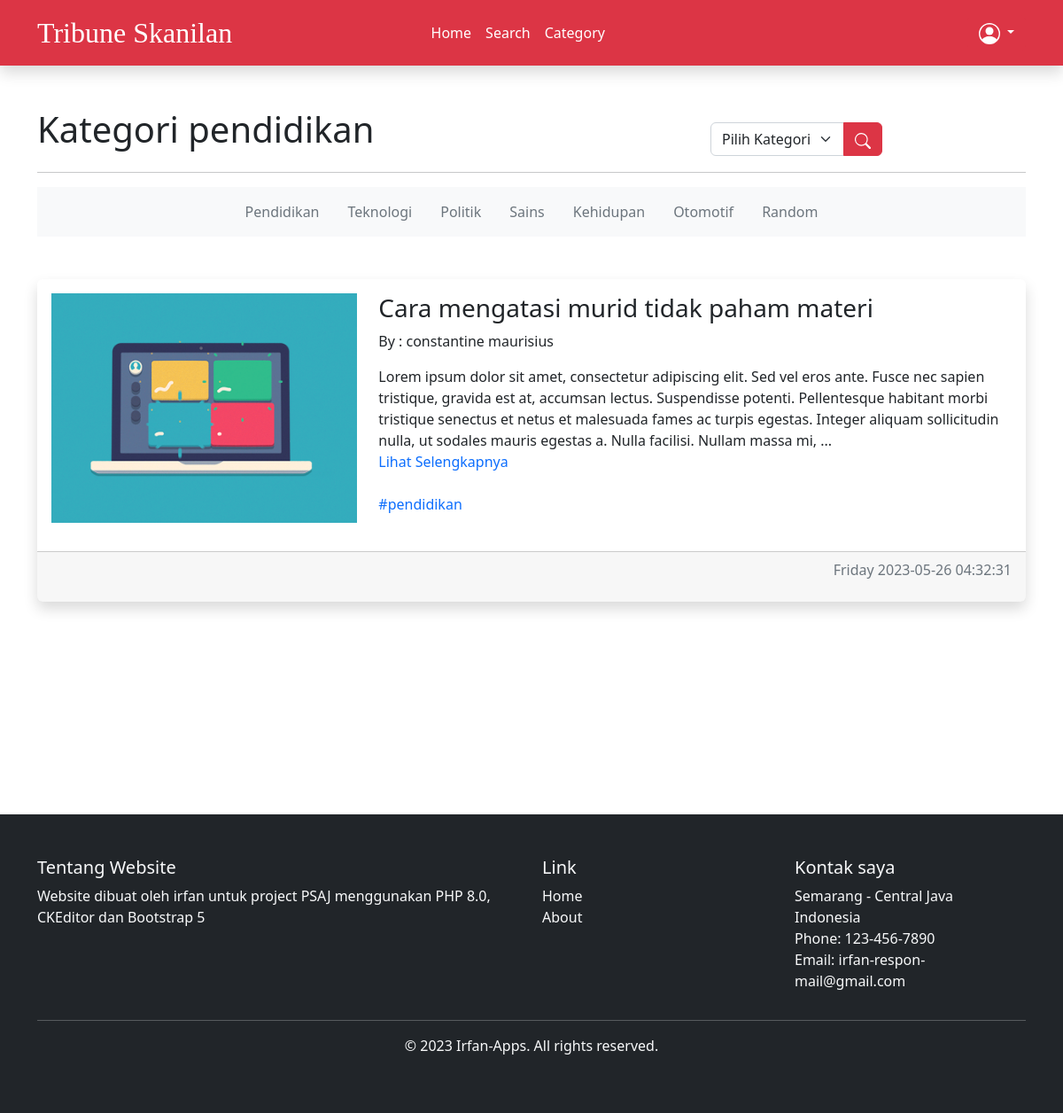
The page /category.php?kategori=pendidikan on the database its author committed.
### tables this page shows
CREATE TABLE `posts` (
  `id_post` int NOT NULL,
  `author` varchar(100) DEFAULT NULL,
  `isi` text,
  `gambar` varchar(255) DEFAULT NULL,
  `waktu` date DEFAULT NULL,
  `created_at` timestamp NULL DEFAULT CURRENT_TIMESTAMP,
  `judul` varchar(255) NOT NULL,
  `kategori` enum('pendidikan','teknologi','politik','kehidupan','otomotif','sains','random') NOT NULL DEFAULT 'random'
);

### category.php (the view, shortened to what this page needs)
<!DOCTYPE html>
<html lang="en">
<head>
  <?php require_once 'components/header.php' ?>
</head>
<body>
  <?php include 'components/navbar.php' ?>
  <div class="container my-5">
    <section class="mb-3">
      <div class="row">
        <div class="col-md-8">
          <div class="news">
            <?php if (isset($_GET['kategori'])) { ?>
              <div class="news">
                <h1>Kategori <?php echo $_GET['kategori']; ?></h1>
              </div>
            <?php } else { ?>
              <div class="news">
                <h1>Kategori Search</h1>
              </div>
            <?php } ?>
          </div>
        </div>
        <div class="col-md-4">
          <div class="input-group d-flex pt-3">
            <form action="" method="GET">
              <div class="input-group">
                <select class="form-select" name="kategori">
                  <option value="">Pilih Kategori</option>
                </select>
                <button class="btn btn-danger" type="submit">
                  <span>
                  </span>
                </button>
              </div>
            </form>
          </div>
        </div>
      </div>
      <hr>
      <ul class="nav justify-content-center bg-light py-2 mb-5">
        <li class="nav-item">
          <a class="nav-link  text-muted" href="category.php?kategori=pendidikan">Pendidikan</a>
        </li>
        <li class="nav-item">
          <a class="nav-link  text-muted" href="category.php?kategori=teknologi">Teknologi</a>
        </li>
        <li class="nav-item">
          <a class="nav-link  text-muted" href="category.php?kategori=politik">Politik</a>
        </li>
        <li class="nav-item">
          <a class="nav-link  text-muted" href="category.php?kategori=sains">Sains</a>
        </li>
        <li class="nav-item">
          <a class="nav-link  text-muted" href="category.php?kategori=kehidupan">Kehidupan</a>
        </li>
        <li class="nav-item">
          <a class="nav-link  text-muted" href="category.php?kategori=otomotif">Otomotif</a>
        </li>
        <li class="nav-item">
          <a class="nav-link  text-muted" href="category.php?kategori=random">Random</a>
        </li>
      </ul>
    </section>
    <?php
    require_once 'db/conn.php';
    if (isset($_GET['kategori'])) {
      $kategori = $_GET['kategori'];
      $query = "SELECT * FROM posts WHERE kategori = ?";
      $stmt = $conn->prepare($query);
      $stmt->bind_param("s", $kategori);
      $stmt->execute();
      $result = $stmt->get_result();
      if ($result && $result->num_rows > 0) {
        $maxTextLength = 350;
        while ($row = $result->fetch_assoc()) {
          $text = $row['isi'];
          $judul = $row['judul'];
          $url_judul = urlencode($judul);
          $texts = htmlspecialchars_decode($text);
          $text = strip_tags($texts);
          if (strlen($text) > $maxTextLength) {
            $text = substr($text, 0, $maxTextLength) . ' ...';
          }
          $timestamp = $row['created_at'];
          $hari = date('l', strtotime($timestamp));
          $kategori = $row['kategori'];
          $url_kategori = urlencode($kategori);
    ?>
          <div class="card mb-5 border-0 shadow">
            <div class="card-body">
              <div class="row">
                <?php if (!empty($row['gambar'])) { ?>
                  <div class="col-md-4">
                    <img src="uploads/<?php echo $row['gambar']; ?>" class="img-fluid mb-3">
                  </div>
                <?php } ?>
                <div class="col-md-8">
                  <a href="single_post.php?judul=<?php echo $url_judul; ?>" class="text-decoration-none text-dark">
                    <h3 class="card-title"><?php echo $row['judul']; ?></h3>
                    <p class="card-text">By : <?php echo $row['author']; ?></p>
                    <p class="card-text"><?php echo $text ?></p>
                  </a>
                  <a href="single_post.php?judul=<?php echo $url_judul; ?>" class="text-decoration-none">Lihat Selengkapnya</a>
                  <br>
                  <br>
                  <a href="category.php?kategori=<?php echo $url_kategori; ?>" class="text-decoration-none">#<?php echo $kategori; ?></a>
                </div>
              </div>
            </div>
            <div class="card-footer d-flex">
              <p class="ms-auto fw-light text-muted"><?php echo $hari . ' ' . $row['created_at']  ?></p>
            </div>
          </div>
    <?php
        }
      } else {
        echo "<div class='d-flex'><p class='mx-auto mt-5 fw-semibold'>Tidak ada postingan dalam kategori ini.</p></div>";
        $stmt->close();
      }
    } else {
      echo "<div class='d-flex'><p class='mx-auto mt-5 fw-semibold'>Kategori tidak ditemukan.</p></div>";
    }
    ?>
  </div>
  <br>
  <br>
  <br>
  <br>
  <br>
  <br>
  <?php include 'components/footer.php' ?>
</body>
</html>

### category.php (style rules this page uses)
body { height: 100vh; }

### rows shown on the page
posts: gambar (picture), judul "Cara mengatasi murid tidak paham materi", author "constantine maurisius", isi "Lorem ipsum dolor sit amet, consectetur adipiscing elit. Sed vel eros ante. Fusce nec sapien tristique, gravida est at, accumsan lectus. Suspendisse potenti. Pellentesque habitant morbi tristique senectus et netus et malesuada fames ac turpis egestas. Integer aliquam sollicitudin nulla, ut sodales mauris egestas a. Nulla facilisi. Nullam massa mi, ...", kategori "pendidikan", created_at "Friday", created_at "2023-05-26 04:32:31"

### other values the page prints
$_GET['kategori'] "pendidikan"
